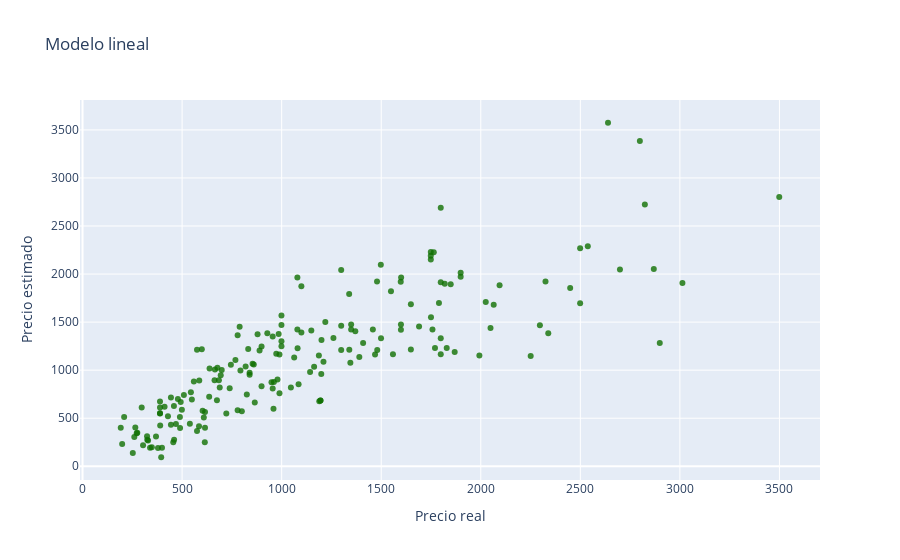

The code cell stored with this chart in its notebook:
### Code cell
import plotly
from plotly.offline import init_notebook_mode, iplot
import plotly.graph_objs as go
from plotly.offline import init_notebook_mode, iplot
import plotly.graph_objs as go

trace1 = go.Scatter(
                    x =y_test ,
                    y = y_pred,
                    name = 'citations',
                    mode= "markers",
                    marker = dict(color = 'rgba(16, 112, 2, 0.8)'))
data = [trace1]

layout = dict(title = "Modelo lineal",
             xaxis= dict(title= 'Precio real',ticklen= 5),
            yaxis= dict(title= 'Precio estimado',ticklen= 5)
           )

fig = go.Figure(data = data, layout=layout)

iplot(fig)

### Figure 1 — Plotly figure (JSON) as saved in the notebook; plotly's stock layout.template omitted (floating-point values rounded to 4 significant figures; data arrays with more than 128 entries replaced by an {"elided": "..."} marker saying what was removed)
{"data": [{"marker": {"color": "rgba(16, 112, 2, 0.8)"}, "mode": "markers", "name": "citations", "type": "scatter", "x": {"elided": "183 float values"}, "y": {"elided": "183 float values"}}], "layout": {"title": {"text": "Modelo lineal"}, "xaxis": {"ticklen": 5, "title": {"text": "Precio real"}}, "yaxis": {"ticklen": 5, "title": {"text": "Precio estimado"}}}}
